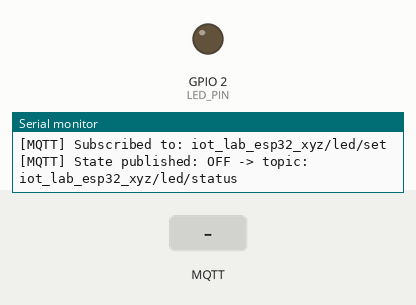
Recording of a sketch running on a simulated ESP32. Shown: output pins drawn as LEDs (lit = HIGH), the last lines printed to the serial monitor. The inputs (shaded band) are chosen by the test bench. WiFi joins after 1.5 s; servers stay silent unless stated; random numbers use the default seed unless the sketch sets one; no MQTT or app messages arrive unless stated.

Above: at 2.8 s.
2.9 s: MQTT message "BLINK_SLOW" arrives on the first subscribed topic
At 5.6 s:
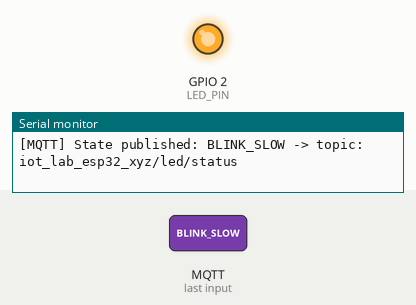
5.9 s: MQTT message "ON" arrives on the first subscribed topic
7.4 s: MQTT message "OFF" arrives on the first subscribed topic
At 8.6 s:
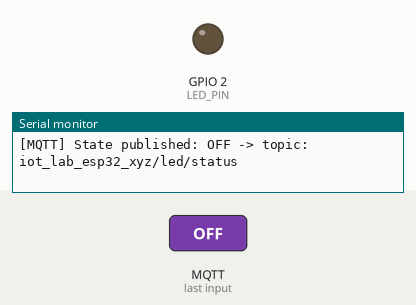
Timing chart, 0 to 10.4 s (numbered marks = the images above; inputs shaded):
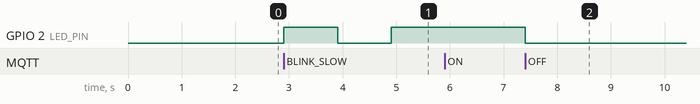

Measured:
- after the input at 2.9 s, GPIO 2 (LED_PIN): LOW → HIGH at once, → LOW 1.0 s later, → HIGH 1.0 s later
- after the input at 7.4 s, GPIO 2 (LED_PIN): HIGH → LOW at once

The sketch:

ESP32_LED_Mqtt.ino
```cpp
#include <WiFi.h>
#include <PubSubClient.h>

/*
 ==============================================================================
 Project:     ESP32 MQTT Remote LED Controller
 File:        ESP32_LED_Mqtt.ino
 Description: Connects ESP32 to Wi-Fi and a public MQTT broker, allowing
              bidirectional control and real-time status feedback for LED blinking.
 ==============================================================================
*/

// ======================= 1. NETWORK & BROKER CONFIG =========================
const char* WIFI_SSID     = "wifi";      // Replace with your Wi-Fi SSID
const char* WIFI_PASSWORD = "123456789";  // Replace with your Wi-Fi Password

// Public MQTT Broker (EMQX is rock-solid and prevents rc=-2 connection timeout)
const char* MQTT_BROKER   = "broker.emqx.io";
const int   MQTT_PORT     = 1883;

// Topic Configuration (Change prefix to make them unique to your project)
const char* TOPIC_COMMAND = "iot_lab_esp32_xyz/led/set";     // ESP32 Subscribes to this
const char* TOPIC_STATUS  = "iot_lab_esp32_xyz/led/status";  // ESP32 Publishes state to this

// ======================= 2. HARDWARE & STATE DEFINITIONS ====================
#define LED_PIN 2  // GPIO 2 is standard on-board LED for most ESP32 Dev Kits

enum LedMode {
  MODE_OFF,
  MODE_ON,
  MODE_BLINK_SLOW,
  MODE_BLINK_FAST
};

LedMode currentMode = MODE_OFF;
unsigned long lastBlinkMillis = 0;
bool ledOutputState = false;

// ======================= 3. CLIENT INSTANCES ================================
WiFiClient espWifiClient;
PubSubClient mqttClient(espWifiClient);

// ======================= 4. HELPER FUNCTIONS ================================

// Connect to Wi-Fi
void setupWiFi() {
  delay(100);
  Serial.println();
  Serial.print("[WiFi] Connecting to: ");
  Serial.println(WIFI_SSID);

  WiFi.mode(WIFI_STA);
  WiFi.begin(WIFI_SSID, WIFI_PASSWORD);

  while (WiFi.status() != WL_CONNECTED) {
    delay(500);
    Serial.print(".");
  }

  Serial.println();
  Serial.println("[WiFi] Connected successfully!");
  Serial.print("[WiFi] IP Address: ");
  Serial.println(WiFi.localIP());
}

// Publish LED state with retain flag = true for instant sync on new clients
void publishState(const char* state) {
  if (mqttClient.connected()) {
    mqttClient.publish(TOPIC_STATUS, state, true);
    Serial.printf("[MQTT] State published: %s -> topic: %s\n", state, TOPIC_STATUS);
  }
}

// Callback triggered whenever an incoming MQTT message arrives
void mqttCallback(char* topic, byte* payload, unsigned int length) {
  String message = "";
  for (unsigned int i = 0; i < length; i++) {
    message += (char)payload[i];
  }
  message.trim();

  Serial.printf("[MQTT] Incoming [%s] -> %s\n", topic, message.c_str());

  if (message.equalsIgnoreCase("ON")) {
    currentMode = MODE_ON;
    digitalWrite(LED_PIN, HIGH);
    ledOutputState = true;
    publishState("ON");
  }
  else if (message.equalsIgnoreCase("OFF")) {
    currentMode = MODE_OFF;
    digitalWrite(LED_PIN, LOW);
    ledOutputState = false;
    publishState("OFF");
  }
  else if (message.equalsIgnoreCase("BLINK_SLOW")) {
    currentMode = MODE_BLINK_SLOW;
    publishState("BLINK_SLOW");
  }
  else if (message.equalsIgnoreCase("BLINK_FAST")) {
    currentMode = MODE_BLINK_FAST;
    publishState("BLINK_FAST");
  }
  else if (message.equalsIgnoreCase("TOGGLE")) {
    if (currentMode == MODE_ON || ledOutputState) {
      currentMode = MODE_OFF;
      digitalWrite(LED_PIN, LOW);
      ledOutputState = false;
      publishState("OFF");
    } else {
      currentMode = MODE_ON;
      digitalWrite(LED_PIN, HIGH);
      ledOutputState = true;
      publishState("ON");
    }
  }
}

// Reconnect to MQTT Broker with Last Will & Testament (LWT)
void reconnectMQTT() {
  while (!mqttClient.connected()) {
    Serial.print("[MQTT] Attempting connection...");

    // Generate randomized unique Client ID to avoid broker disconnection conflicts
    String clientId = "ESP32-LED-Client-" + String(random(0xffff), HEX);

    // Connect with Last Will & Testament (LWT)
    // If ESP32 abruptly disconnects/loses power, broker auto-publishes "OFFLINE" to status topic
    if (mqttClient.connect(clientId.c_str(), TOPIC_STATUS, 1, true, "OFFLINE")) {
      Serial.println(" Connected!");

      // Subscribe to command topic
      mqttClient.subscribe(TOPIC_COMMAND);
      Serial.printf("[MQTT] Subscribed to: %s\n", TOPIC_COMMAND);

      // Publish Online status
      publishState(currentMode == MODE_OFF ? "OFF" : (currentMode == MODE_ON ? "ON" : "BLINKING"));
    } else {
      Serial.print(" Failed, rc=");
      Serial.print(mqttClient.state());
      Serial.println(". Retrying in 5 seconds...");
      delay(5000);
    }
  }
}

// Non-blocking LED blink handler using millis()
void handleLedBlinking() {
  unsigned long currentMillis = millis();
  unsigned long interval = 0;

  if (currentMode == MODE_BLINK_SLOW) {
    interval = 1000; // 1 second interval
  } else if (currentMode == MODE_BLINK_FAST) {
    interval = 200;  // 200 milliseconds interval
  } else {
    return; // Static ON or OFF, no need to cycle
  }

  if (currentMillis - lastBlinkMillis >= interval) {
    lastBlinkMillis = currentMillis;
    ledOutputState = !ledOutputState;
    digitalWrite(LED_PIN, ledOutputState ? HIGH : LOW);
  }
}

// ======================= 5. ARDUINO SETUP & LOOP ============================

void setup() {
  Serial.begin(115200);
  pinMode(LED_PIN, OUTPUT);
  digitalWrite(LED_PIN, LOW); // Start with LED turned off

  setupWiFi();

  mqttClient.setServer(MQTT_BROKER, MQTT_PORT);
  mqttClient.setCallback(mqttCallback);
}

void loop() {
  // Ensure Wi-Fi stays connected
  if (WiFi.status() != WL_CONNECTED) {
    setupWiFi();
  }

  // Ensure MQTT client stays connected
  if (!mqttClient.connected()) {
    reconnectMQTT();
  }

  // Process incoming MQTT packets & keepalive pings
  mqttClient.loop();

  // Handle periodic LED blinking without blocking loop()
  handleLedBlinking();
}
```
